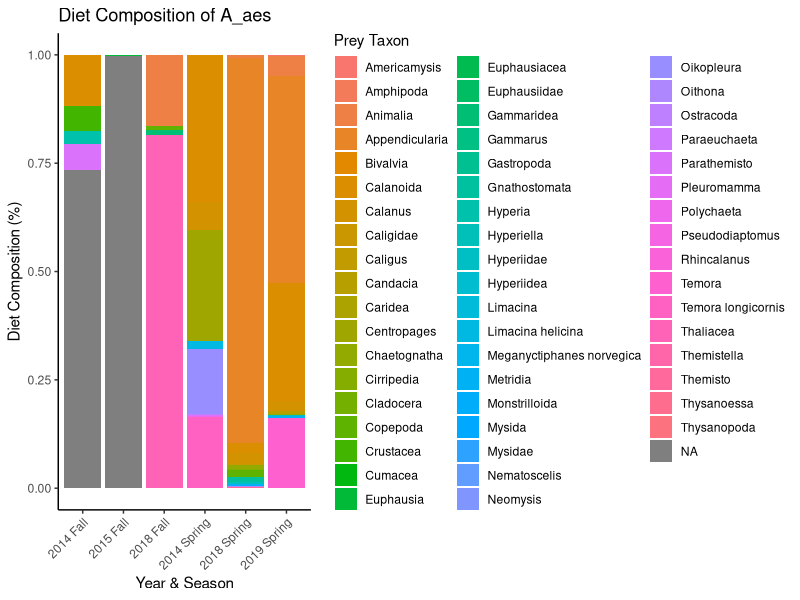
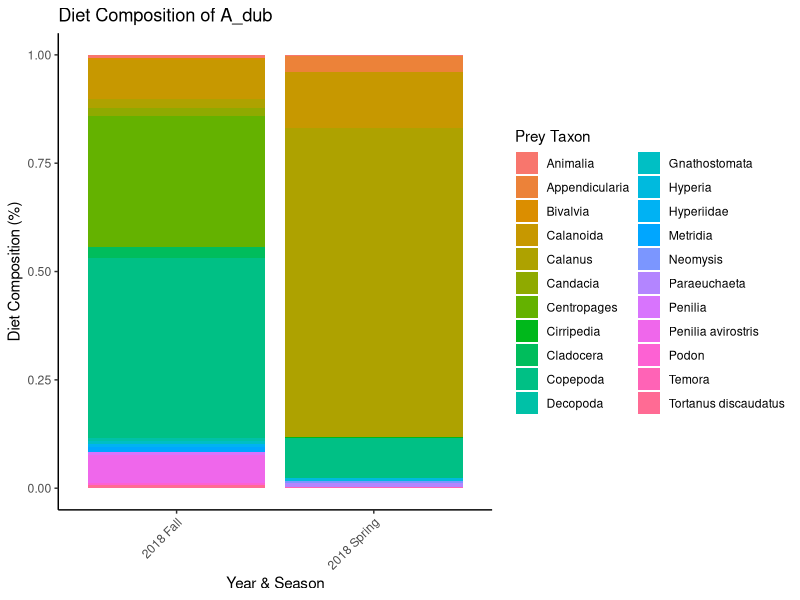
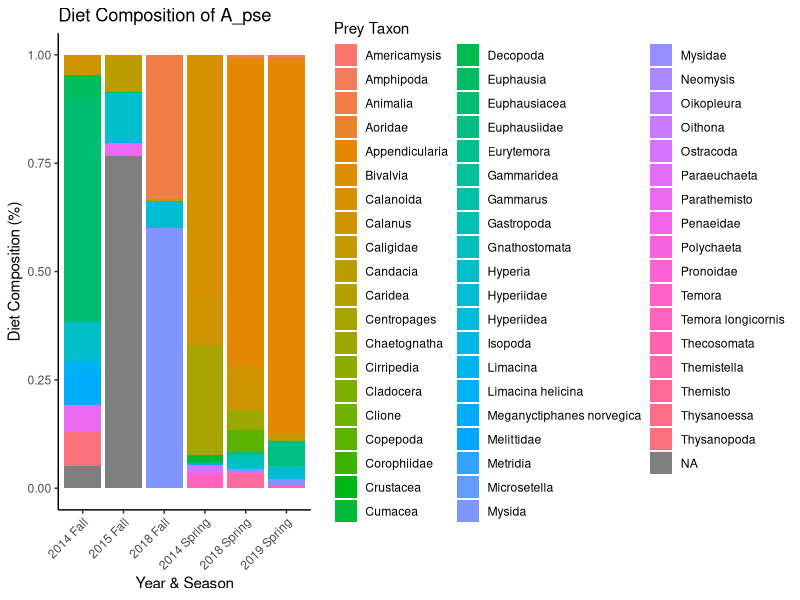
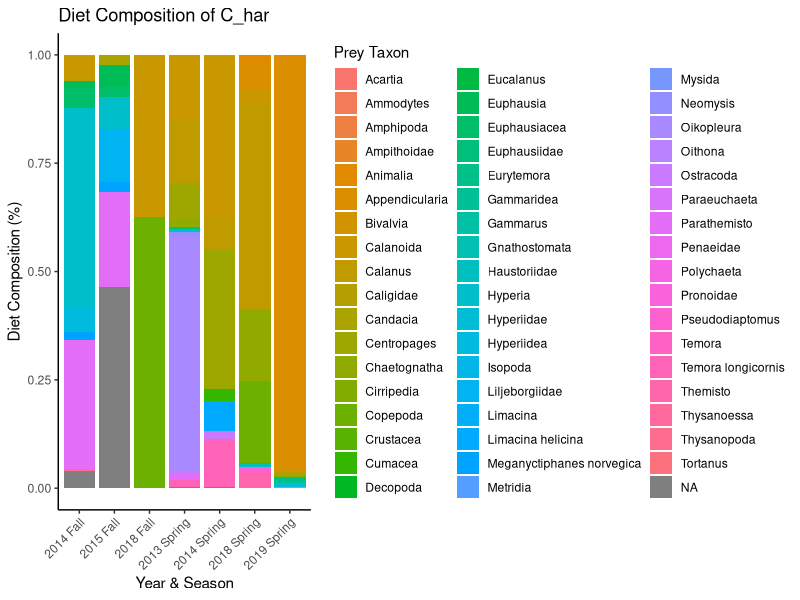
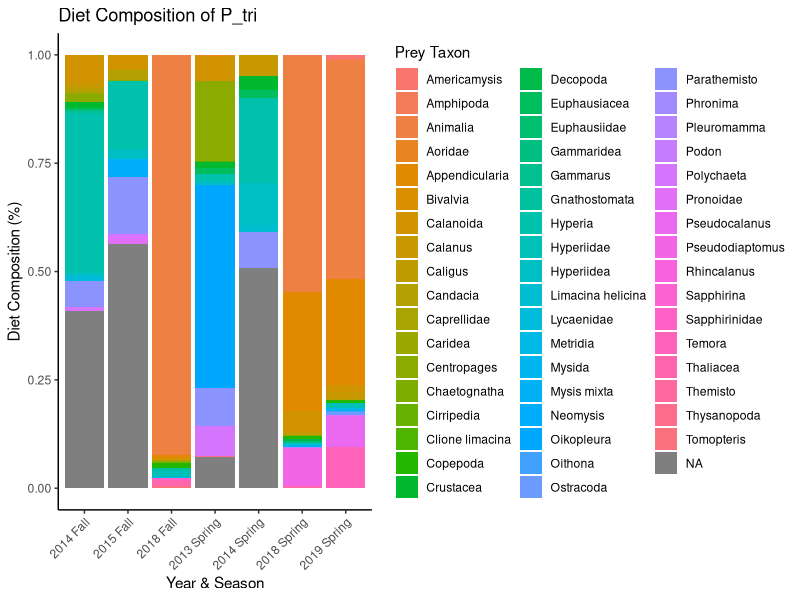
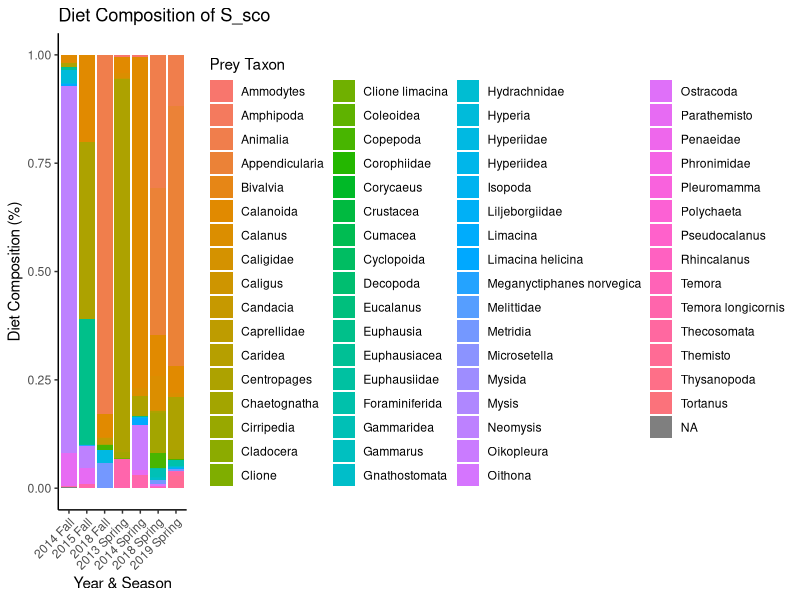
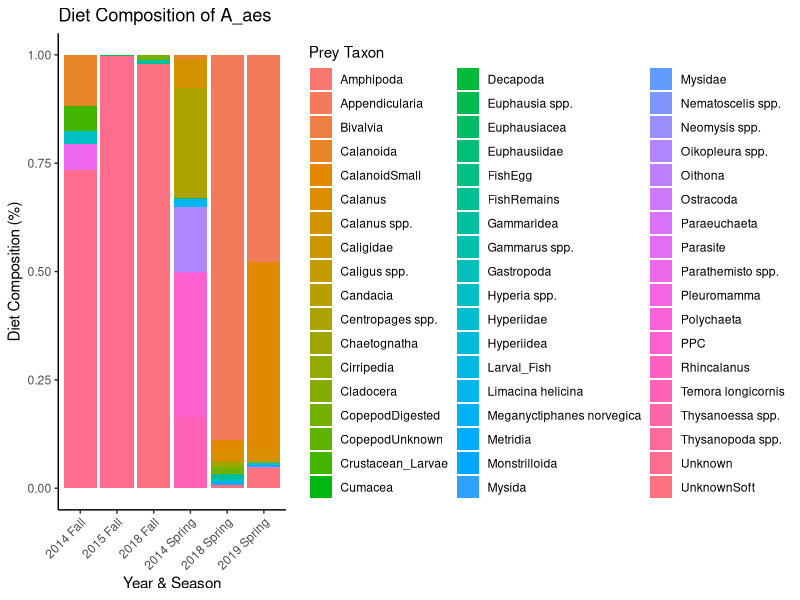
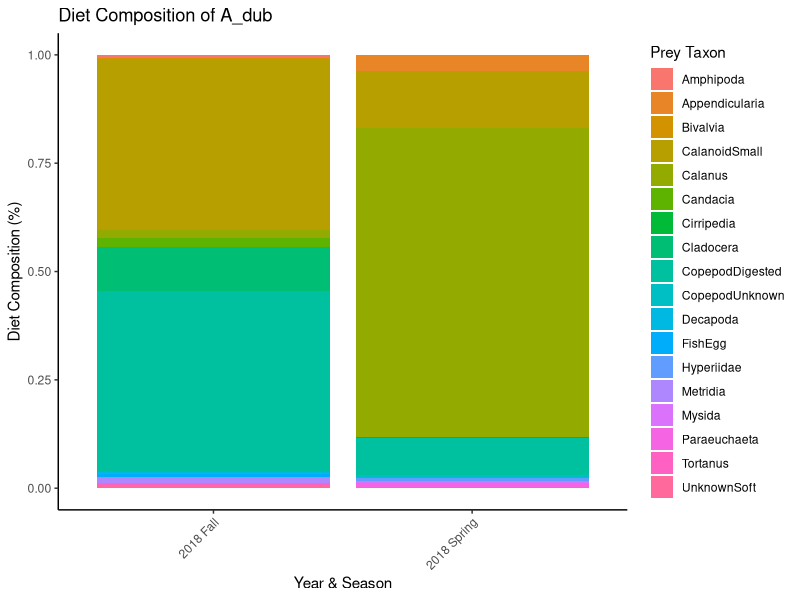

R code for these plots, in order:
################################################################################
#############          FORAGE FISH DIETS           #############################
#############             FEB-2025                 #############################
## by: Alexandra Cabanelas
# looking at fish diet trends of fish already processed by J Suca et al
# data is from https://portal.edirepository.org/nis/mapbrowse?packageid=knb-lter-nes.2.3 

#Glancy, S.G., J.J. Suca, and J.K. Llopiz. 2022. Diet composition for small 
##pelagic fishes across the Northeast U.S. Continental Shelf for NES-LTER, 
##ongoing since 2013 ver 3. Environmental Data Initiative. 
##https://doi.org/10.6073/pasta/e48fef01a8bb7ae3c443d57de83bed2e 

#Concat_Count_EDI = prey counts
#Concat_Meas_EDI = prey measurements 

#### ------------------------------------------ #####
#            Packages -----
#### ------------------------------------------ #####

library(tidyverse)
library(RColorBrewer)
#library(gridExtra) 
#library(cowplot)

#### ------------------------------------------ #####
#            Data -----
#### ------------------------------------------ #####

diets <- read.csv(file.path("raw","Concat_Count_EDI.csv"))


#### ------------------------------------------ #####
#            Tidy -----
#### ------------------------------------------ #####

# create season and year columns 
diets <- diets %>%
  mutate(
    year = substr(as.character(cruise), 1, 4),  # Extract first 4 digits as Year
    season = case_when(
      grepl("02$", cruise) ~ "Spring",  # If cruise ends in '02', assign "Spring"
      grepl("04$", cruise) ~ "Fall",    # If cruise ends in '04', assign "Fall"
      TRUE ~ NA_character_  # Assign NA if it doesn't match
    )
  )

# preyTaxon = Most general taxonomic category of prey
# preyTaxa = Specific taxonomic category of prey
# Llopiz_taxa = Llopiz lab category of prey item
# scientificName_preyTaxon = Scientific name of prey item

comparison_table <- diets %>%
  select(preyTaxon, preyTaxa, Llopiz_taxa, 
         scientificName_preyTaxon, scientificNameID_preyTaxon) %>%
  distinct()  

differences_in_taxa_cols <- diets %>%
  filter(preyTaxon != Llopiz_taxa | 
           preyTaxon != scientificName_preyTaxon | 
           preyTaxon != preyTaxa | 
           Llopiz_taxa != scientificName_preyTaxon | 
           Llopiz_taxa != preyTaxa | 
           scientificName_preyTaxon != preyTaxa) %>%
  select(preyTaxon, Llopiz_taxa, scientificName_preyTaxon, preyTaxa) %>%
  distinct() %>%
  arrange(preyTaxon)

# remove Empty stomachs?
diets <- diets %>%
  filter(preyTaxon != "-9999" & preyTaxon != "Empty")

# not sure what "preyNum" column is
# in EDI is says "Unique number for prey specimen within each gut"
diets <- diets %>%
  dplyr::select(-c("preyNum", "preySpp", "Ocularunits", "Mag","prey_mm", "Scope"))

# preyCount = Total number of prey items per taxanomic category in the gut of fish specimen
## not sure what the NAs in this col mean...

# gutCount = Total number of prey items in that individual fish’s gut.
## gut count is not always filled out - sometimes NA
## and sometimes it seems likes it's wrong (e.g. preyCount > gutCount)

diets <- diets %>%
  group_by(FishSpecies, cruise, station, FishNum) %>%
  mutate(gutCount = sum(preyCount, na.rm = TRUE)) %>%
  ungroup()

fish_counts <- diets %>%
  group_by(year, season, FishSpecies) %>%
  summarise(fish_processed = n_distinct(FishNum), .groups = "drop") %>%
  group_by(year) %>%
  mutate(total_per_year = sum(fish_processed)) %>% 
  ungroup()

# create common name column
#P_tri = Peprilus triacanthus = Butterfish
#A_aes = Alosa aestivalis = Blueback Herring
#A_pse =	Alosa pseudoharengus = Alewife
#C_har = Clupea harengus = Atlantic Herring
#A_dub =	Ammodytes dubius = Sand Lance
#S_sco =	Scomber scombrus = Atlantic Mackerel

# fix typo in data... 
diets <- diets %>%
  mutate(FishSpecies = ifelse(FishSpecies == "p_tri", "P_tri", FishSpecies))

diets <- diets %>%
  mutate(FishCommon = case_when(
    FishSpecies == "P_tri" ~ "Butterfish",
    FishSpecies == "A_aes" ~ "Blueback Herring",
    FishSpecies == "A_pse" ~ "Alewife",
    FishSpecies == "C_har" ~ "Atlantic Herring",
    FishSpecies == "A_dub" ~ "Sand Lance",
    FishSpecies == "S_sco" ~ "Atlantic Mackerel",
    TRUE ~ NA_character_  # Assign NA if no match
  ))


#### ------------------------------------------ #####
#            Plots -----
#### ------------------------------------------ #####

#im setting the NAs in preyCount == 0 for now bc i dont know what they are
diets <- diets %>%
  mutate(preyCount = ifelse(is.na(preyCount), 0, preyCount))


#            scientificName_preyTaxon -----
#### ------------------------------------------ #####

# Calculate diet composition (%) per fish species, year, and season
diets_percent <- diets %>%
  group_by(FishSpecies, year, season, scientificName_preyTaxon) %>%
  summarise(total_prey = sum(preyCount, na.rm = TRUE), .groups = "drop") %>%
  group_by(FishSpecies, year, season) %>%
  mutate(percent = (total_prey / sum(total_prey, na.rm = TRUE)) * 100)


fish_species_list <- unique(diets_percent$FishSpecies)

# Loop through each FishSpecies and create a separate plot
for (fish in fish_species_list) {
  plot <- ggplot(filter(diets_percent, FishSpecies == fish), 
                 aes(x = interaction(year, season, sep = " "), 
                     y = percent, fill = scientificName_preyTaxon)) +
    geom_bar(stat = "identity", position = "fill") +  # Stacked bars normalized to 100%
    theme_classic() +
    labs(title = paste("Diet Composition of", fish),
         x = "Year & Season", 
         y = "Diet Composition (%)", 
         fill = "Prey Taxon") +
    theme(axis.text.x = element_text(angle = 45, hjust = 1),
          legend.position = "right")
  
  print(plot)  
}





#            preyTaxon -----
#### ------------------------------------------ #####

# Calculate diet composition (%) per fish species, year, and season
diets_percent_preyTaxon <- diets %>%
  group_by(FishSpecies, year, season, preyTaxon) %>%
  summarise(total_prey = sum(preyCount, na.rm = TRUE), .groups = "drop") %>%
  group_by(FishSpecies, year, season) %>%
  mutate(percent = (total_prey / sum(total_prey, na.rm = TRUE)) * 100)

# Loop through each FishSpecies and create a separate plot
for (fish in fish_species_list) {
  plot <- ggplot(filter(diets_percent_preyTaxon, FishSpecies == fish), 
                 aes(x = interaction(year, season, sep = " "), 
                     y = percent, fill = preyTaxon)) +
    geom_bar(stat = "identity", position = "fill") +  
    theme_classic() +
    labs(title = paste("Diet Composition of", fish),
         x = "Year & Season", 
         y = "Diet Composition (%)", 
         fill = "Prey Taxon") +
    theme(axis.text.x = element_text(angle = 45, hjust = 1),
          legend.position = "right")
  
  print(plot)  
}



#            preyTaxon grouped top 10 -----
#### ------------------------------------------ #####

# rename PPC to Calanoida
diets_v1 <- diets %>%
  mutate(preyTaxon = ifelse(preyTaxon == "PPC", "Calanoida", 
                            preyTaxon))

diets_v1 <- diets_v1 %>%
  mutate(preyTaxon = case_when(
    preyTaxon %in% c("Unknown", "UnknownOther", "UnknownSoft") ~ "Unknown",  
    TRUE ~ preyTaxon  # keep other values unchanged
  ))

# top 10 most common preyTaxon across all data
top_10_prey <- diets_v1 %>%
  group_by(preyTaxon) %>%
  summarise(total_prey = sum(preyCount, na.rm = TRUE)) %>%
  arrange(desc(total_prey)) %>%
  slice_head(n = 10) %>%
  pull(preyTaxon) 

diets_v1 <- diets_v1 %>%
  mutate(preyTaxon = case_when(
    preyTaxon %in% top_10_prey ~ preyTaxon,  # keep top 10 prey taxa
    TRUE ~ "Other"  # group all other prey into "Other"
  ))

diets_percent_preyTaxon_g <- diets_v1 %>%
  group_by(FishSpecies, year, season, preyTaxon) %>%
  summarise(total_prey = sum(preyCount, na.rm = TRUE), .groups = "drop") %>%
  group_by(FishSpecies, year, season) %>%
  mutate(percent = (total_prey / sum(total_prey, na.rm = TRUE)) * 100)

unique_prey <- unique(diets_percent_preyTaxon_g$preyTaxon)
color_palette <- brewer.pal(n = 11, name = "Paired") #"Set3" or "Dark2"
prey_color_mapping <- setNames(color_palette, unique_prey)

# to make title the fish's common name
fish_common_map <- diets %>%
  select(FishSpecies, FishCommon) %>%
  distinct() %>%
  deframe() 

# Loop through each FishSpecies and create a separate plot

for (fish in fish_species_list) {
  plot <- ggplot(filter(diets_percent_preyTaxon_g, FishSpecies == fish), 
                 aes(x = interaction(season, year, sep = " "), 
                     y = percent, fill = preyTaxon)) +
    geom_bar(stat = "identity", position = "fill") +  
    scale_fill_manual(values = prey_color_mapping) +
    theme_classic() +
    labs(title = fish_common_map[fish],
         y = "Diet Composition (%)") +  
    theme(axis.text.x = element_text(angle = 0, hjust = 0.5, color = "black", size = 14),
          axis.text.y = element_text(angle = 0, color = "black", size = 14),
          axis.title.x = element_blank(),
          axis.title.y = element_text(size = 16),  
          plot.title = element_text(hjust = 0.5, size = 18, face = "bold"),
          legend.position = "right",
          legend.title = element_blank(),
          legend.margin = margin(0, 0, 0, 0),
          legend.spacing.y = unit(0.2, "cm")) +
    scale_y_continuous(expand = c(0, 0), 
                       labels = scales::percent_format(scale = 100))
  
  print(plot)  
}


#####HEREEEE NEED TO FIX
# do the same but coloring unknown in like a bright color
bright_colors <- c("#FF0000", "#00FF00", "#0000FF", "orange",  "#FF00FF",
                   "#00FFFF", "#800000", "#808000", "#008000", "#800080", 
                   "#000080", "#808080", "#C0C0C0", "#FF6347", "#FFD700", 
                   "#32CD32", "#FF1493", "#B22222", "#FF4500", "#ADFF2F")

custom_palette <- c(
  "Unknown" = "#E63946",  # Bright Red (stands out)
  "Calanoida" = "#A8DADC",  # Soft Cyan
  "Euphausiidae" = "#457B9D",  # Muted Blue
  "Hyperiidea" = "#1D3557",  # Dark Blue
  "Pteropoda" = "#F4A261",  # Warm Orange
  "Copepoda" = "#E9C46A",  # Yellow-Gold
  "Other" = "#8D99AE",  # Neutral Gray
  "Amphipoda" = "#2A9D8F",  # Green-Teal
  "Decapoda" = "#264653",  # Dark Teal
  "Chaetognatha" = "#6A0572",  # Deep Purple
  "Ostracoda" = "#D4A5A5"  # Soft Pink
)

for (fish in fish_species_list) {
  plot <- ggplot(filter(diets_percent_preyTaxon_g, FishSpecies == fish), 
                 aes(x = interaction(season, year, sep = " "), 
                     y = percent, fill = preyTaxon)) +
    geom_bar(stat = "identity", position = "fill") +  
    scale_fill_manual(values = custom_palette) +
    theme_classic() +
    labs(title = fish_common_map[fish],
         y = "Diet Composition (%)") +  
    theme(axis.text.x = element_text(angle = 0, hjust = 0.5, color = "black", size = 14),
          axis.text.y = element_text(angle = 0, color = "black", size = 14),
          axis.title.x = element_blank(),
          axis.title.y = element_text(size = 16),  
          plot.title = element_text(hjust = 0.5, size = 18, face = "bold"),
          legend.position = "right",
          legend.title = element_blank(),
          legend.margin = margin(0, 0, 0, 0),
          legend.spacing.y = unit(0.2, "cm")) +
    scale_y_continuous(expand = c(0, 0), 
                       labels = scales::percent_format(scale = 100))
  
  print(plot)  
}



#            Llopiz_taxa grouped top 10 -----
#### ------------------------------------------ #####


# then do same with llopiz taxa group bc calanoid small better described
